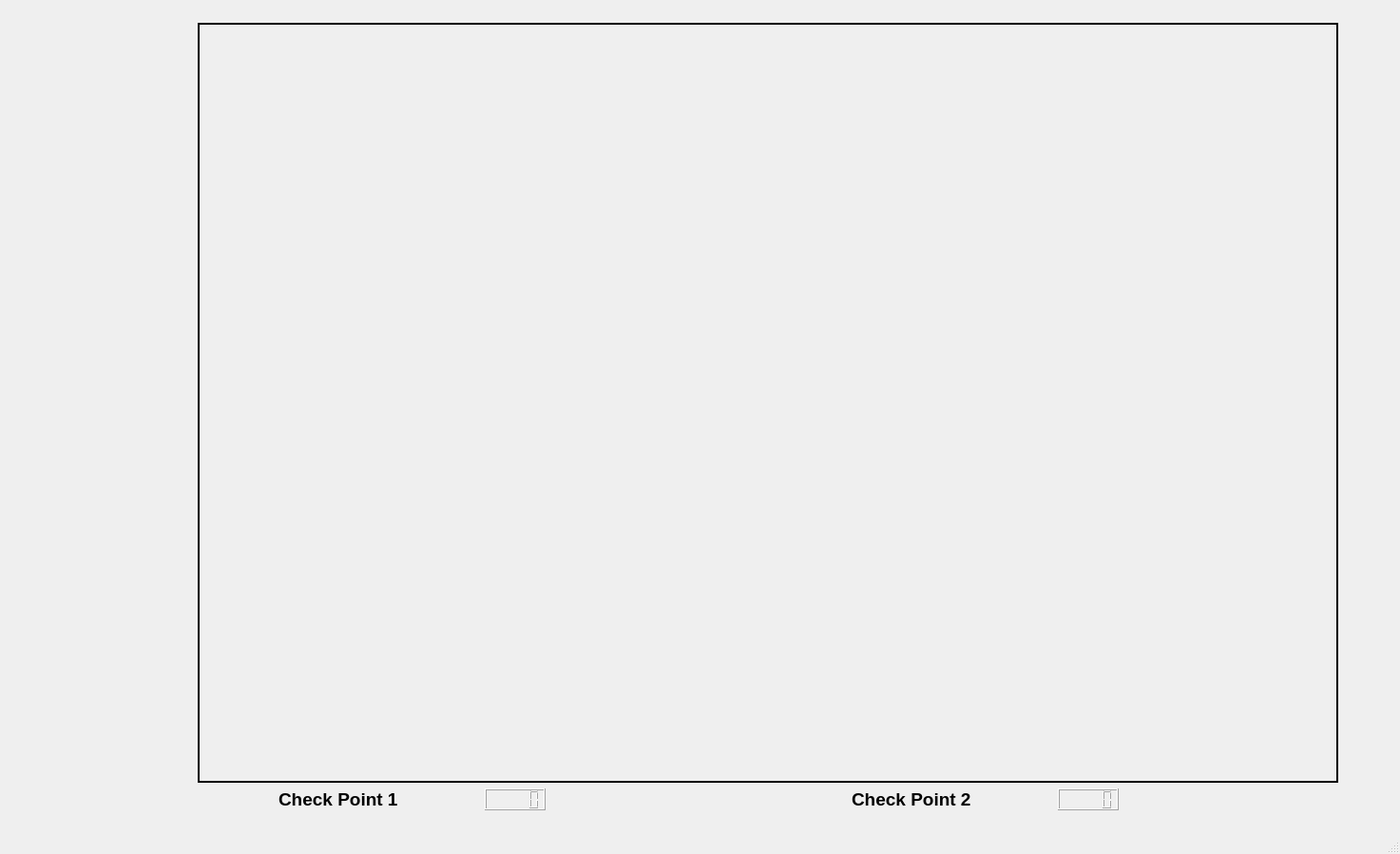
<?xml version="1.0" encoding="UTF-8"?>
<ui version="4.0">
 <class>MainWindow</class>
 <widget class="QMainWindow" name="MainWindow">
  <property name="geometry">
   <rect>
    <x>0</x>
    <y>0</y>
    <width>1473</width>
    <height>899</height>
   </rect>
  </property>
  <property name="windowTitle">
   <string>MainWindow</string>
  </property>
  <widget class="QWidget" name="centralwidget">
   <layout class="QGridLayout" name="gridLayout">
    <item row="0" column="0">
     <layout class="QHBoxLayout" name="horizontalLayout_2">
      <item>
       <layout class="QVBoxLayout" name="verticalLayout">
        <item alignment="Qt::AlignHCenter|Qt::AlignVCenter">
         <widget class="QLabel" name="teamname">
          <property name="font">
           <font>
            <family>Times New Roman</family>
            <pointsize>30</pointsize>
            <bold>true</bold>
           </font>
          </property>
          <property name="frameShape">
           <enum>QFrame::NoFrame</enum>
          </property>
          <property name="text">
           <string/>
          </property>
          <property name="alignment">
           <set>Qt::AlignCenter</set>
          </property>
         </widget>
        </item>
        <item alignment="Qt::AlignHCenter|Qt::AlignVCenter">
         <widget class="QLabel" name="label_6">
          <property name="minimumSize">
           <size>
            <width>187</width>
            <height>226</height>
           </size>
          </property>
          <property name="font">
           <font>
            <family>Times New Roman</family>
            <pointsize>30</pointsize>
            <bold>true</bold>
           </font>
          </property>
          <property name="frameShape">
           <enum>QFrame::NoFrame</enum>
          </property>
          <property name="text">
           <string/>
          </property>
         </widget>
        </item>
        <item alignment="Qt::AlignHCenter|Qt::AlignVCenter">
         <widget class="QLabel" name="label_5">
          <property name="font">
           <font>
            <family>Times New Roman</family>
            <pointsize>30</pointsize>
            <bold>true</bold>
            <stylestrategy>PreferAntialias</stylestrategy>
           </font>
          </property>
          <property name="text">
           <string/>
          </property>
         </widget>
        </item>
       </layout>
      </item>
      <item>
       <layout class="QVBoxLayout" name="verticalLayout_2">
        <item>
         <widget class="QLabel" name="image">
          <property name="minimumSize">
           <size>
            <width>1200</width>
            <height>800</height>
           </size>
          </property>
          <property name="maximumSize">
           <size>
            <width>999999</width>
            <height>90000</height>
           </size>
          </property>
          <property name="frameShape">
           <enum>QFrame::WinPanel</enum>
          </property>
          <property name="text">
           <string/>
          </property>
         </widget>
        </item>
        <item>
         <layout class="QHBoxLayout" name="horizontalLayout">
          <property name="sizeConstraint">
           <enum>QLayout::SetMinimumSize</enum>
          </property>
          <item alignment="Qt::AlignHCenter">
           <widget class="QLabel" name="checkpoint_1">
            <property name="font">
             <font>
              <pointsize>14</pointsize>
              <bold>true</bold>
             </font>
            </property>
            <property name="text">
             <string>Check Point 1</string>
            </property>
           </widget>
          </item>
          <item alignment="Qt::AlignLeft|Qt::AlignVCenter">
           <widget class="QLCDNumber" name="lcdNumber"/>
          </item>
          <item alignment="Qt::AlignHCenter">
           <widget class="QLabel" name="label">
            <property name="font">
             <font>
              <pointsize>14</pointsize>
              <bold>true</bold>
             </font>
            </property>
            <property name="text">
             <string>Check Point 2</string>
            </property>
           </widget>
          </item>
          <item alignment="Qt::AlignLeft|Qt::AlignVCenter">
           <widget class="QLCDNumber" name="lcdNumber_2"/>
          </item>
         </layout>
        </item>
       </layout>
      </item>
      <item>
       <widget class="QLabel" name="label_2">
        <property name="minimumSize">
         <size>
          <width>50</width>
          <height>50</height>
         </size>
        </property>
        <property name="maximumSize">
         <size>
          <width>50</width>
          <height>50</height>
         </size>
        </property>
        <property name="text">
         <string/>
        </property>
       </widget>
      </item>
     </layout>
    </item>
   </layout>
  </widget>
  <widget class="QMenuBar" name="menubar">
   <property name="geometry">
    <rect>
     <x>0</x>
     <y>0</y>
     <width>1473</width>
     <height>22</height>
    </rect>
   </property>
  </widget>
  <widget class="QStatusBar" name="statusbar"/>
 </widget>
 <resources/>
 <connections/>
</ui>
